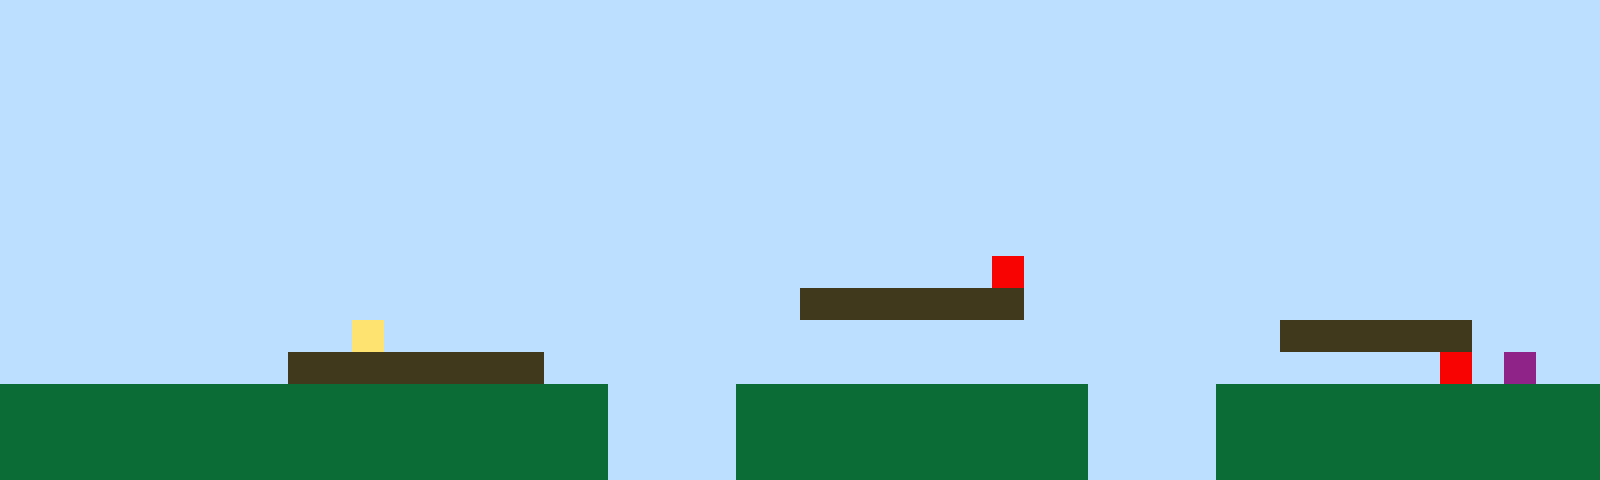

Rendered tile map (Tiled .tmx) drawn with the repository's tilesets; below, a short description and the full map source, tile grids included:
An orthogonal 50x15 tile map with 32x32 px tiles, 1 tile layer (Tile Layer 1).

<map version="1.10" tiledversion="1.11.2" orientation="orthogonal" renderorder="right-up" width="50" height="15" tilewidth="32" tileheight="32" infinite="0" nextlayerid="2" nextobjectid="1"><editorsettings><export target="map1.csv" format="csv" /></editorsettings><tileset firstgid="1" name="sprites" tilewidth="32" tileheight="32" tilecount="6" columns="3"><image source="sprites.png" width="96" height="64" /></tileset><layer id="1" name="Tile Layer 1" width="50" height="15"><data encoding="csv">1,1,1,1,1,1,1,1,1,1,1,1,1,1,1,1,1,1,1,1,1,1,1,1,1,1,1,1,1,1,1,1,1,1,1,1,1,1,1,1,1,1,1,1,1,1,1,1,1,1,1,1,1,1,1,1,1,1,1,1,1,1,1,1,1,1,1,1,1,1,1,1,1,1,1,1,1,1,1,1,1,1,1,1,1,1,1,1,1,1,1,1,1,1,1,1,1,1,1,1,1,1,1,1,1,1,1,1,1,1,1,1,1,1,1,1,1,1,1,1,1,1,1,1,1,1,1,1,1,1,1,1,1,1,1,1,1,1,1,1,1,1,1,1,1,1,1,1,1,1,1,1,1,1,1,1,1,1,1,1,1,1,1,1,1,1,1,1,1,1,1,1,1,1,1,1,1,1,1,1,1,1,1,1,1,1,1,1,1,1,1,1,1,1,1,1,1,1,1,1,1,1,1,1,1,1,1,1,1,1,1,1,1,1,1,1,1,1,1,1,1,1,1,1,1,1,1,1,1,1,1,1,1,1,1,1,1,1,1,1,1,1,1,1,1,1,1,1,1,1,1,1,1,1,1,1,1,1,1,1,1,1,1,1,1,1,1,1,1,1,1,1,1,1,1,1,1,1,1,1,1,1,1,1,1,1,1,1,1,1,1,1,1,1,1,1,1,1,1,1,1,1,1,1,1,1,1,1,1,1,1,1,1,1,1,1,1,1,1,1,1,1,1,1,1,1,1,1,1,1,1,1,1,1,1,1,1,1,1,1,1,1,1,1,1,1,1,1,1,1,1,1,1,1,1,1,1,1,1,1,1,1,1,1,1,1,1,1,1,1,1,1,1,1,1,1,1,1,1,1,1,1,1,1,1,1,1,1,1,1,1,1,1,1,1,1,1,1,1,1,1,1,1,1,1,1,1,1,1,1,1,1,1,1,1,1,1,1,1,1,1,1,1,1,1,1,1,1,1,1,1,5,1,1,1,1,1,1,1,1,1,1,1,1,1,1,1,1,1,1,1,1,1,1,1,1,1,1,1,1,1,1,1,1,1,1,1,1,1,1,1,1,1,1,1,3,3,3,3,3,3,3,1,1,1,1,1,1,1,1,1,1,1,1,1,1,1,1,1,1,1,1,1,1,1,1,1,1,1,1,1,4,1,1,1,1,1,1,1,1,1,1,1,1,1,1,1,1,1,1,1,1,1,1,1,1,1,1,1,1,3,3,3,3,3,3,1,1,1,1,1,1,1,1,1,1,1,1,1,3,3,3,3,3,3,3,3,1,1,1,1,1,1,1,1,1,1,1,1,1,1,1,1,1,1,1,1,1,1,1,1,1,1,1,1,5,1,6,1,1,2,2,2,2,2,2,2,2,2,2,2,2,2,2,2,2,2,2,2,1,1,1,1,2,2,2,2,2,2,2,2,2,2,2,1,1,1,1,2,2,2,2,2,2,2,2,2,2,2,2,2,2,2,2,2,2,2,2,2,2,2,2,2,2,2,2,2,2,2,1,1,1,1,2,2,2,2,2,2,2,2,2,2,2,1,1,1,1,2,2,2,2,2,2,2,2,2,2,2,2,2,2,2,2,2,2,2,2,2,2,2,2,2,2,2,2,2,2,2,1,1,1,1,2,2,2,2,2,2,2,2,2,2,2,1,1,1,1,2,2,2,2,2,2,2,2,2,2,2,2</data></layer></map>
